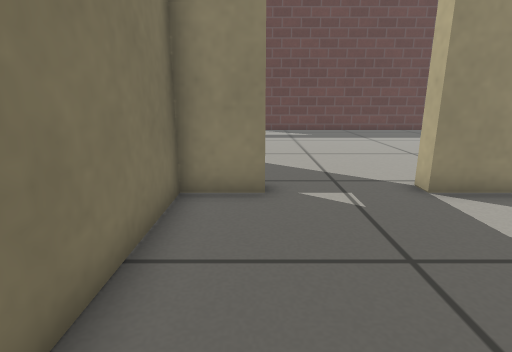
View 1 (above)

24 first-person views from a walk through a robot-simulator world made for Gazebo. The camera is 0.5 m above the floor, tilts 14° down and sees 80° across. The floor is counted in squares, 0.25 m on a side. Each view is taken from the middle of a square. On the plan, view 1 faces up. The plan holds only what a view shows up to about 17 squares ahead; the rest is blank. Simple patterns stand in for the simulator's built-in surfaces.

View 2
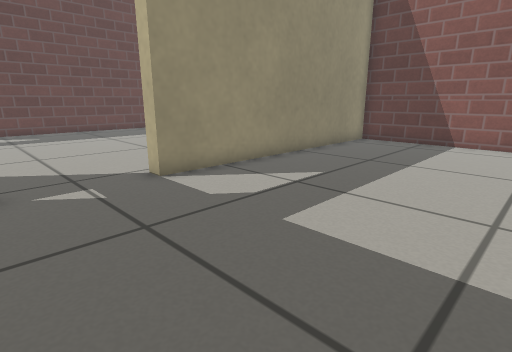

View 3
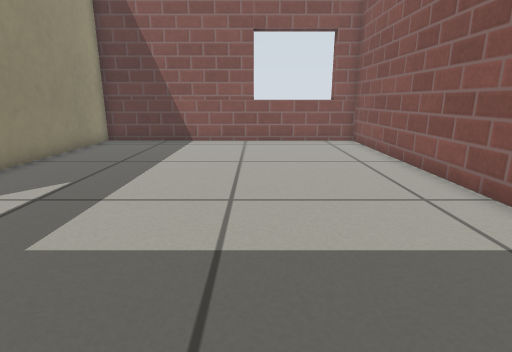

View 4
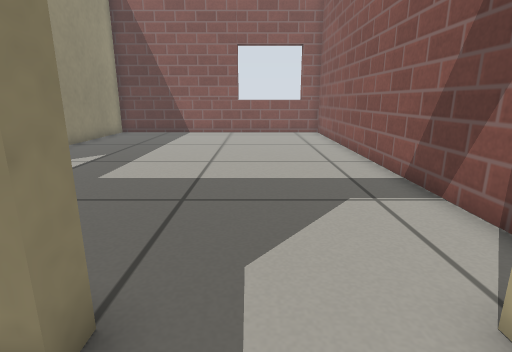

View 5
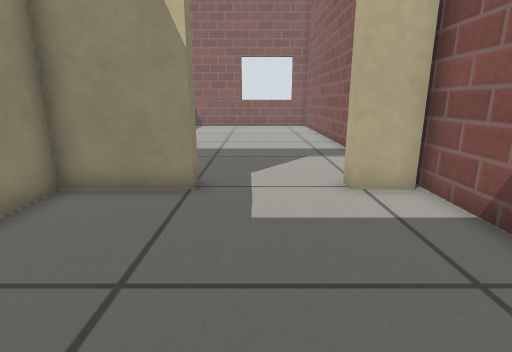

View 6
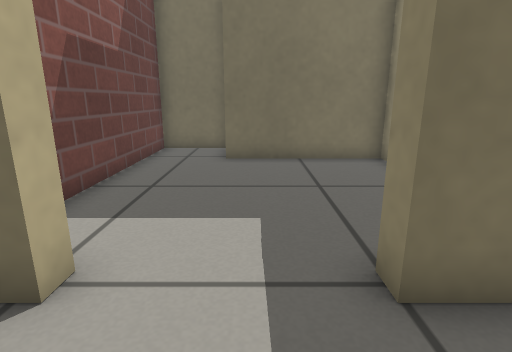

View 7
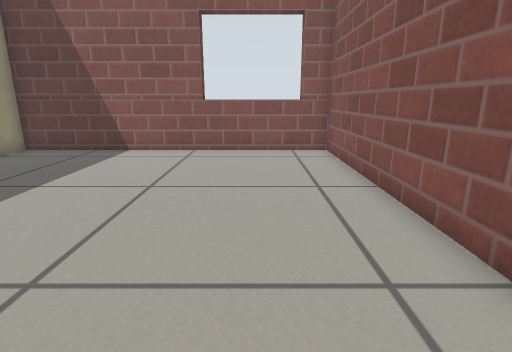

View 8
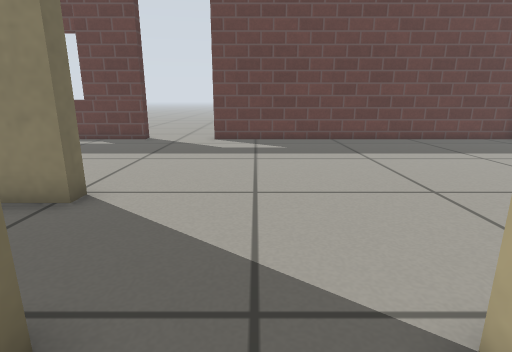

View 9
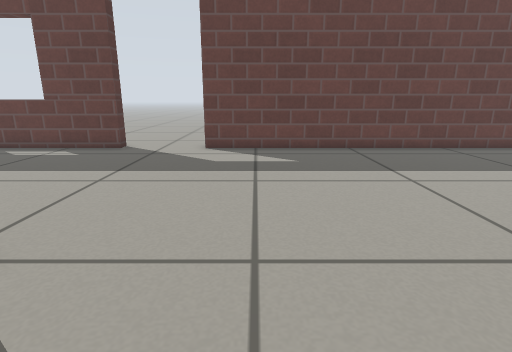

View 10
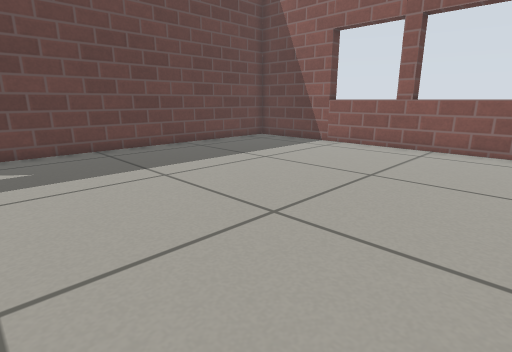

View 11
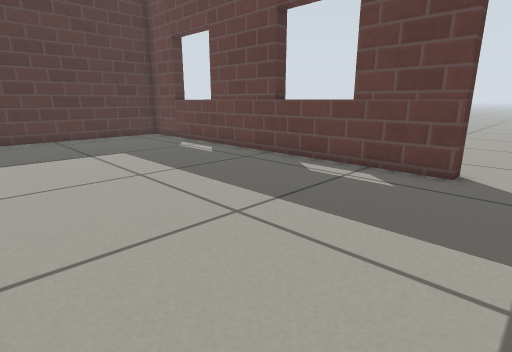

View 12
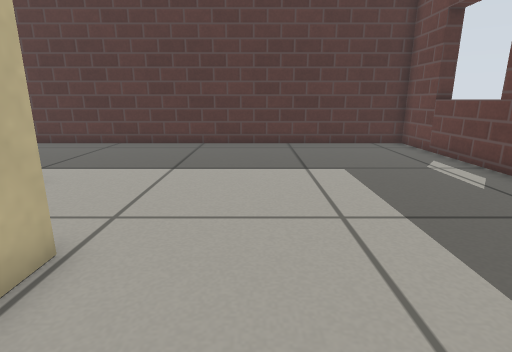

View 13
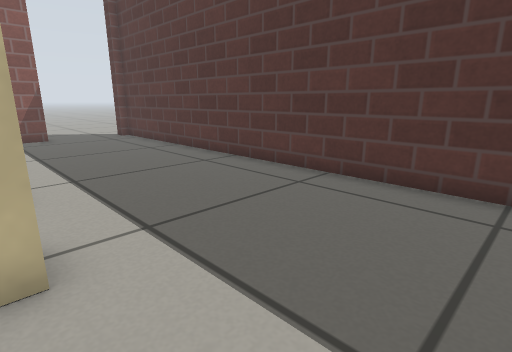

View 14
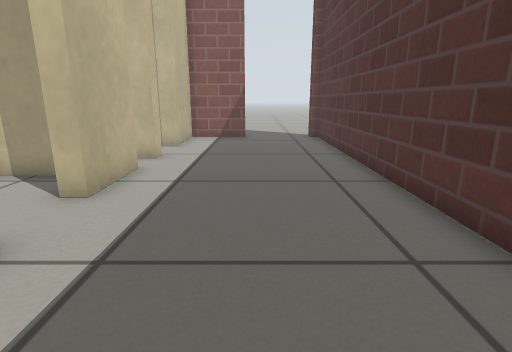

View 15
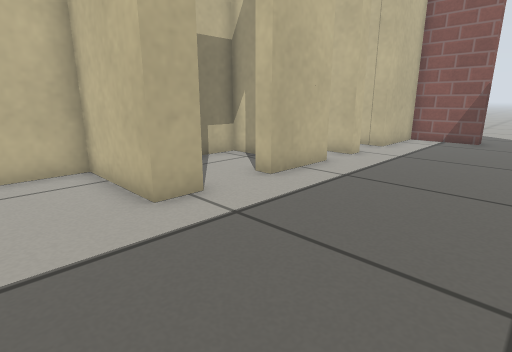

View 16
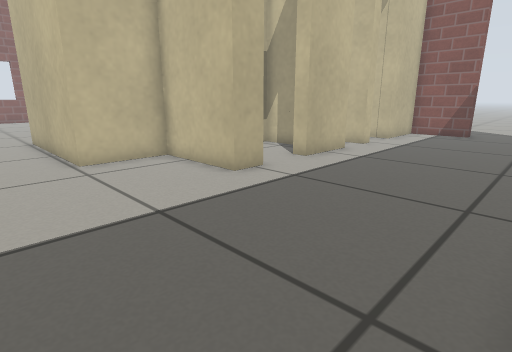

View 17
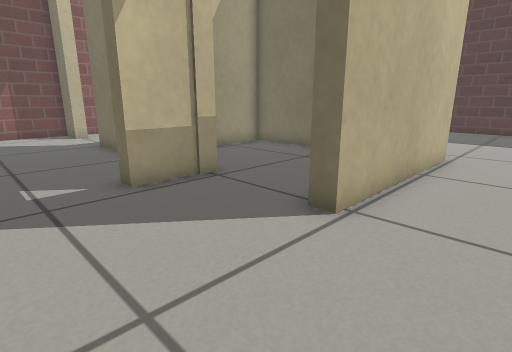

View 18
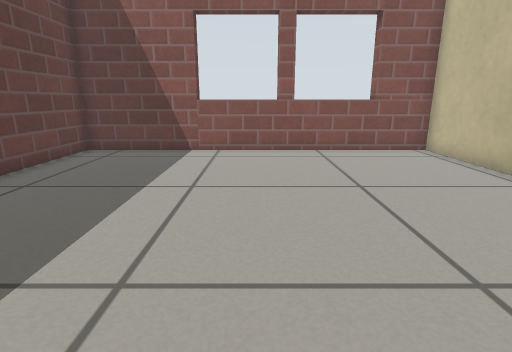

View 19
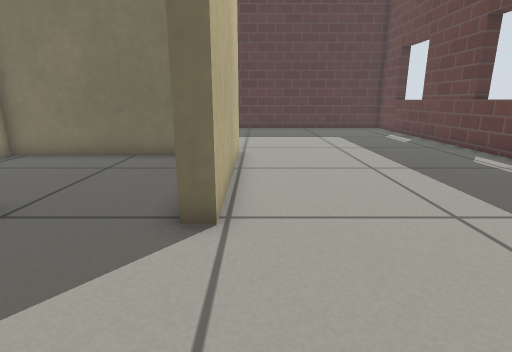

View 20
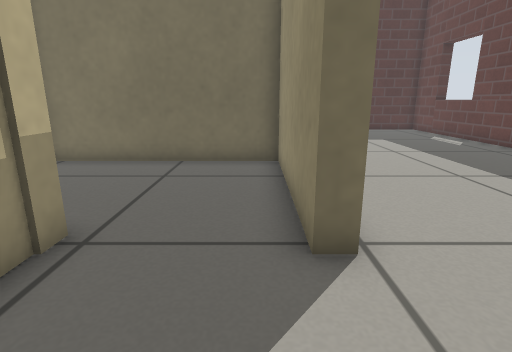

View 21
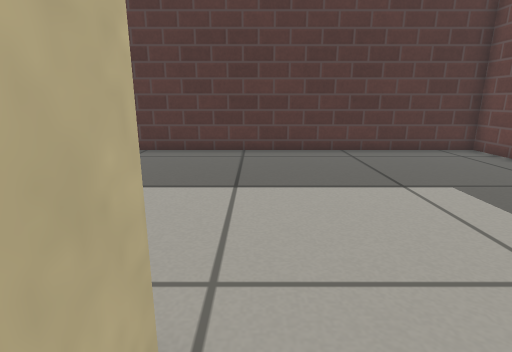

View 22
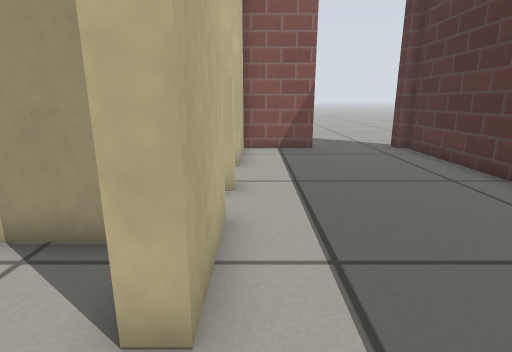

View 23
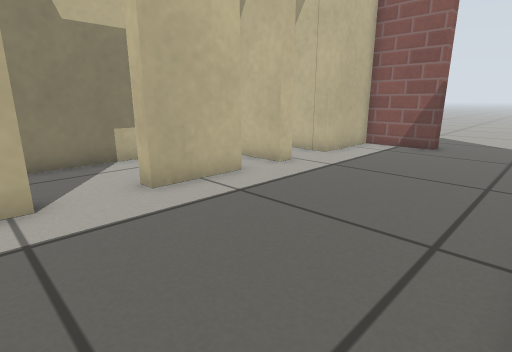

View 24
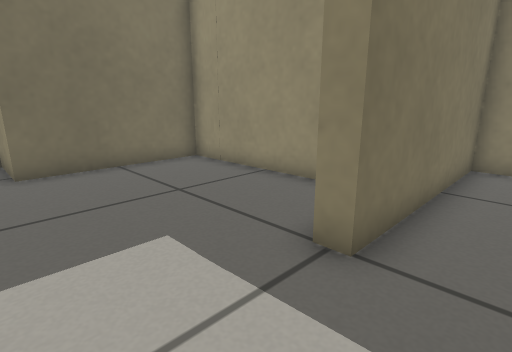

### Floor plan
Ten units are one square. View 1 is at (0, 0); x grows to the right and y downward. Boxes are objects, and circles mark ways between rooms. Rooms are numbered by the first view taken in them; rooms with no view inside come last. Other rooms are left out.
<svg viewBox="-199 -215 364 280">
<path fill="none" stroke="#000" d="M2 -64 -17 -64 -17 6M160 9 154 9M-17 42 -17 58M154 48 160 48M-20 59 154 59 154 -64 38 -64M-23 6 -23 -25 -95 -23 -95 30M-23 58 -23 42M-119 30 -119 59 -20 59M-95 30 -119 30M-24 -70 2 -70M-37 -209 -194 -209 -194 59 -190 59M-125 -71 -125 -83 -87 -83 -87 -114 -17 -114 -17 -108M-125 -20 -125 -49M-125 4 -125 -4M111 -70 154 -70 154 -209 -2 -209M154 -131 160 -131M154 -93 160 -93M-154 59 -125 59 -125 24M-17 -108 -81 -108 -81 -30 -54 -30M-109 -30 -87 -30 -87 -68M-125 -4 -106 -4"/>
<circle cx="-20" cy="25" r="3" fill="#2a7"/>
<circle cx="20" cy="-70" r="3" fill="#2a7"/>
<circle cx="-20" cy="-90" r="3" fill="#2a7"/>
<circle cx="-120" cy="-60" r="3" fill="#2a7"/>
<text x="70" y="-10">1</text>
<text x="-60" y="20">2</text>
<text x="-40" y="-120">3</text>
<text x="-50" y="-70">4</text>
<text x="-110" y="-60">5</text>
<text x="-110" y="-10">6</text>
</svg>
Room 1 opens to room 2. Room 1 opens to room 3. Room 3 opens to room 4. Room 3 opens to room 5.

Where each view was taken, in squares from view 1:
view 1: 0 up, 0 right, facing up
view 2: 1 down, 0 right, facing up-right
view 3: 1 down, 0 right, facing right
view 4: 2 down, 4 left, facing right
view 5: 2 down, 9 left, facing right
view 6: 2 down, 1 right, facing left
view 7: 3 down, 3 right, facing right
view 8: 5 up, 2 right, facing up
view 9: 8 up, 2 right, facing up
view 10: 8 up, 2 right, facing up-right
view 11: 12 up, 2 left, facing up-left
view 12: 14 up, 5 left, facing left
view 13: 12 up, 12 left, facing down-left
view 14: 11 up, 16 left, facing down
view 15: 11 up, 18 left, facing down-right
view 16: 14 up, 19 left, facing down-right
view 17: 14 up, 3 right, facing down-left
view 18: 14 up, 3 right, facing right
view 19: 12 up, 3 right, facing left
view 20: 10 up, 2 right, facing left
view 21: 12 up, 7 left, facing left
view 22: 7 up, 13 left, facing down
view 23: 8 up, 19 left, facing down-right
view 24: 4 down, 0 right, facing up-left
